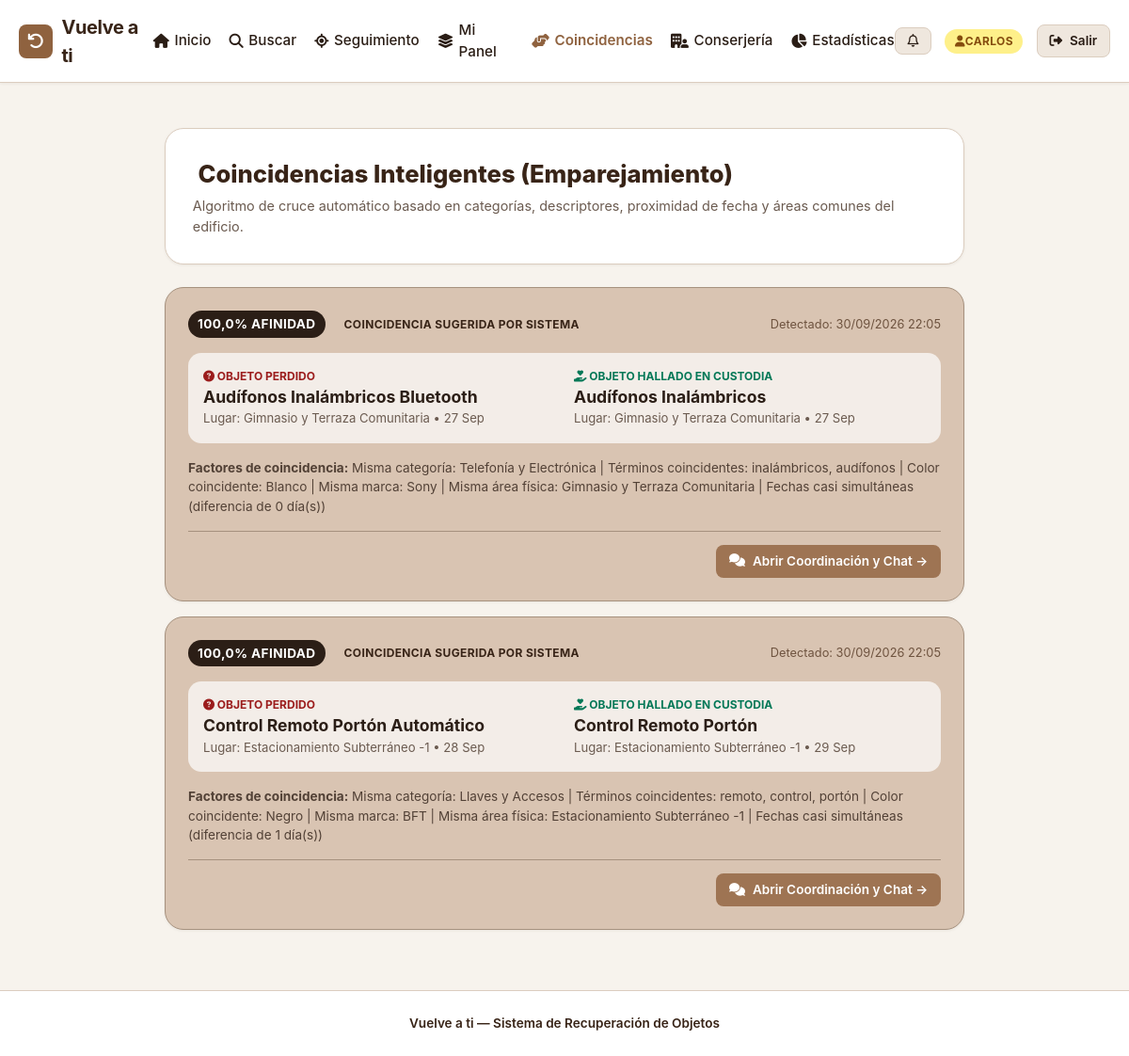
Screenshot of /coincidencias/ (signed in) with the database file from the repository.
### recuperacion/models.py (models this page shows, shortened)
class Usuario(AbstractUser):
    ROL_CHOICES = [
        ('residente', 'Residente / Ciudadano'),
        ('conserje', 'Encargado de Recinto / Conserje'),
        ('admin', 'Administrador del Edificio'),
    ]
    rol = models.CharField(max_length=20, choices=ROL_CHOICES, default='residente')
    telefono = models.CharField(max_length=25, blank=True, null=True)
    departamento_torre = models.CharField(
        max_length=80,
        blank=True,
        null=True,
        help_text="Ejemplo: Torre A - Depto 502 / Oficina 301"
    )
    def es_conserje_o_admin(self):
        return self.rol in ['conserje', 'admin'] or self.is_superuser

class Coincidencia(models.Model):
    ESTADO_CHOICES = [
        ('sugerida', 'Coincidencia Sugerida por Sistema'),
        ('en_verificacion', 'En Verificación con Conserjería'),
        ('confirmada', 'Confirmada por Propietario'),
        ('descartada', 'Descartada / Falso Positivo'),
        ('resuelta', 'Resuelta / Objeto Entregado'),
    ]
    objeto_perdido = models.ForeignKey(
        Objeto,
        on_delete=models.CASCADE,
        related_name='coincidencias_como_perdido'
    )
    objeto_encontrado = models.ForeignKey(
        Objeto,
        on_delete=models.CASCADE,
        related_name='coincidencias_como_encontrado'
    )
    porcentaje_similitud = models.FloatField(
        help_text="Puntaje de afinidad calculado entre 0% y 100%"
    )
    criterios_match = models.TextField(
        blank=True,
        help_text="Detalle estructurado de factores coincidentes (categoría, color, lugar, fechas)"
    )
    estado = models.CharField(max_length=25, choices=ESTADO_CHOICES, default='sugerida')
    fecha_coincidencia = models.DateTimeField(auto_now_add=True)
    class Meta:
        verbose_name = "Coincidencia de Objetos"
        verbose_name_plural = "Coincidencias de Objetos"
        unique_together = ('objeto_perdido', 'objeto_encontrado')
        ordering = ['-porcentaje_similitud', '-fecha_coincidencia']

class Objeto(models.Model):
    TIPO_CHOICES = [
        ('perdido', 'Objeto Perdido (Reportado por Dueño)'),
        ('encontrado', 'Objeto Encontrado (En Custodia o Reportado por Vecino)'),
    ]
    ESTADO_CHOICES = [
        ('registrado', 'Registrado (En Búsqueda / En Custodia)'),
        ('en_verificacion', 'En Verificación (Proceso de Cotejo)'),
        ('entregado', 'Entregado al Propietario'),
        ('dado_de_baja', 'Dado de Baja / Descartado'),
    ]
    codigo_seguimiento = models.CharField(
        max_length=20,
        unique=True,
        default=generar_codigo_seguimiento
    )
    tipo_registro = models.CharField(max_length=20, choices=TIPO_CHOICES)
    usuario_reporta = models.ForeignKey(
        Usuario,
        on_delete=models.SET_NULL,
        null=True,
        blank=True,
        related_name='objetos_reportados',
        help_text="Usuario registrado que reporta (null si es reporte de invitado/visitante)"
    )
    es_invitado = models.BooleanField(
        default=False,
        help_text="Indica si el reporte fue registrado por un visitante o usuario no autenticado"
    )
    contacto_nombre = models.CharField(
        max_length=120,
        blank=True,
        default='',
        help_text="Nombre completo de contacto para reportes de invitados"
    )
    contacto_email = models.EmailField(
        blank=True,
        default='',
        help_text="Correo electrónico de contacto para avisos"
    )
    contacto_telefono = models.CharField(
        max_length=30,
        blank=True,
        default='',
        help_text="Teléfono o WhatsApp de contacto"
    )
    categoria = models.ForeignKey(CategoriaObjeto, on_delete=models.PROTECT)
    subcategoria = models.CharField(
        max_length=100,
        help_text="Ejemplo: Control Remoto Portón, Audífonos Sony, Tarjeta bip"
    )
    color_principal = models.CharField(
        max_length=50,
        help_text="Ejemplo: Negro, Azul marino, Plateado, Rojo"
    )
    marca = models.CharField(max_length=80, blank=True, default='')
    ubicacion = models.ForeignKey(
        Recinto,
        on_delete=models.PROTECT,
        related_name='objetos_registrados',
        help_text="Área o sector del edificio donde ocurrió el hallazgo o extravío"
    )
    ubicacion_bodega = models.CharField(
        max_length=100,
        blank=True,
        default='',
        help_text="Casillero, locker o estante físico en recepción (solo para objetos encontrados)"
    )
    descripcion_publica = models.TextField(
        help_text="Detalles generales visibles para la búsqueda sin exponer información crítica"
    )
    clave_verificacion_privada = models.TextField(
        help_text="Detalle exclusivo e invisible públicamente para validar pertenencia (ej: stickers, roturas internas, número serial)"
    )
    fecha_suceso = models.DateField(
        help_text="Fecha aproximada en que se perdió o se encontró el objeto"
    )
    fecha_registro = models.DateTimeField(auto_now_add=True)
    estado = models.CharField(max_length=25, choices=ESTADO_CHOICES, default='registrado')
    token_retiro = models.CharField(
        max_length=6,
        default=generar_token_retiro,
        help_text="Código numérico de 6 dígitos para retiro seguro en mesón"
    )
    entregado_a = models.ForeignKey(
        Usuario,
        on_delete=models.SET_NULL,
        null=True,
        blank=True,
        related_name='objetos_recibidos'
    )
    entregado_por = models.ForeignKey(
        Usuario,
        on_delete=models.SET_NULL,
        null=True,
        blank=True,
        related_name='objetos_entregados_por'
    )
    fecha_entrega = models.DateTimeField(null=True, blank=True)
    observaciones_entrega = models.TextField(blank=True, default='')
    class Meta:
        verbose_name = "Objeto"
        verbose_name_plural = "Objetos"
        ordering = ['-fecha_registro']

class Recinto(models.Model):
    TIPO_CHOICES = [
        ('area_comun', 'Área Común / Tránsito'),
        ('punto_custodia', 'Punto de Custodia / Bodega / Conserjería'),
    ]
    nombre = models.CharField(max_length=120)
    tipo = models.CharField(max_length=20, choices=TIPO_CHOICES, default='area_comun')
    descripcion = models.TextField(blank=True)
    encargado = models.ForeignKey(
        Usuario,
        on_delete=models.SET_NULL,
        null=True,
        blank=True,
        related_name='recintos_a_cargo'
    )
    activo = models.BooleanField(default=True)
    class Meta:
        verbose_name = "Recinto o Ubicación"
        verbose_name_plural = "Recintos y Ubicaciones"
        ordering = ['nombre']

### recuperacion/views.py (the view)
# urls.py: path('coincidencias/', views.coincidencias_lista, name='coincidencias_lista'),
@login_required
def coincidencias_lista(request):
    user = request.user
    if user.es_conserje_o_admin():
        coincidencias = Coincidencia.objects.all().select_related(
            'objeto_perdido', 'objeto_encontrado', 'objeto_perdido__categoria'
        )
    else:
        coincidencias = Coincidencia.objects.filter(
            Q(objeto_perdido__usuario_reporta=user) | Q(objeto_encontrado__usuario_reporta=user)
        ).select_related('objeto_perdido', 'objeto_encontrado', 'objeto_perdido__categoria')
    return render(request, 'recuperacion/coincidencias_lista.html', {
        'coincidencias': coincidencias,
    })

### templates/recuperacion/coincidencias_lista.html (shortened to what this page needs)
{% extends 'base.html' %}
{% load static %}
{% block content %}
<div style="max-width: 850px; margin: 1rem auto; display: flex; flex-direction: column; gap: 1.5rem;">
  <div style="background-color: var(--color-surface); border: 1px solid var(--color-border); border-radius: var(--radius-lg); padding: 1.8rem; box-shadow: var(--shadow-sm);">
    <h1 style="font-size: 1.6rem; font-weight: 800; color: var(--color-primary-dark); margin-bottom: 0.25rem;">
       Coincidencias Inteligentes (Emparejamiento)
    </h1>
    <p style="font-size: 0.9rem; color: var(--color-text-muted);">
      Algoritmo de cruce automático basado en categorías, descriptores, proximidad de fecha y áreas comunes del edificio.
    </p>
  </div>
  {% if coincidencias %}
    <div style="display: flex; flex-direction: column; gap: 1rem;">
      {% for match in coincidencias %}
        <div class="card card-beige" style="border-radius: var(--radius-lg); padding: 1.5rem; display: flex; flex-direction: column; gap: 1rem; box-shadow: var(--shadow-sm);">
          <div style="display: flex; justify-content: space-between; align-items: center; flex-wrap: wrap; gap: 0.5rem;">
            <div style="display: flex; align-items: center; gap: 0.6rem;">
              <span class="badge" style="background: #2B1E16; color: #FFF; font-size: 0.85rem; padding: 4px 10px;">
                {{ match.porcentaje_similitud }}% AFINIDAD
              </span>
              <span class="badge badge-{{ match.estado }}">{{ match.get_estado_display }}</span>
            </div>
            <span style="font-size: 0.8rem; color: #6E533F;">
              Detectado: {{ match.fecha_coincidencia|date:"d/m/Y H:i" }}
            </span>
          </div>
          <div class="grid-2" style="background: rgba(255,255,255,0.7); padding: 1rem; border-radius: var(--radius-md);">
            <div>
              <div style="font-size: 0.75rem; text-transform: uppercase; font-weight: 700; color: #9B1C1C;">
                <i class="fa-solid fa-circle-question"></i> Objeto Perdido
              </div>
              <strong style="font-size: 1.1rem; color: #2B1E16;">{{ match.objeto_perdido.subcategoria }}</strong>
              <div style="font-size: 0.82rem; color: var(--color-text-muted);">
                Lugar: {{ match.objeto_perdido.ubicacion.nombre }} &bull; {{ match.objeto_perdido.fecha_suceso|date:"d M" }}
              </div>
            </div>
            <div>
              <div style="font-size: 0.75rem; text-transform: uppercase; font-weight: 700; color: #047857;">
                <i class="fa-solid fa-hand-holding-heart"></i> Objeto Hallado en Custodia
              </div>
              <strong style="font-size: 1.1rem; color: #2B1E16;">{{ match.objeto_encontrado.subcategoria }}</strong>
              <div style="font-size: 0.82rem; color: var(--color-text-muted);">
                Lugar: {{ match.objeto_encontrado.ubicacion.nombre }} &bull; {{ match.objeto_encontrado.fecha_suceso|date:"d M" }}
              </div>
            </div>
          </div>
          <div style="font-size: 0.85rem; color: #524136;">
            <strong>Factores de coincidencia:</strong> {{ match.criterios_match }}
          </div>
          <div style="border-top: 1px solid var(--color-border-dark); padding-top: 0.85rem; display: flex; justify-content: flex-end; gap: 0.6rem;">
            <a href="{% url 'detalle_coincidencia' match.id %}" class="btn btn-primary btn-sm">
              <i class="fa-solid fa-comments"></i> Abrir Coordinación y Chat &rarr;
            </a>
          </div>
        </div>
      {% endfor %}
    </div>
  {% endif %}
</div>
{% endblock %}

### templates/base.html (shortened to what this page needs)
{% load static %}
<!DOCTYPE html>
<html lang="es">
<head>
  <link rel="stylesheet" href="https://cdnjs.cloudflare.com/ajax/libs/font-awesome/6.4.0/css/all.min.css">
  <link rel="stylesheet" href="{% static 'css/styles.css' %}">
</head>
<body>
  <nav class="navbar">
    <div class="container nav-container">
      <a href="{% url 'home' %}" class="nav-brand">
        <div class="brand-icon">
          <i class="fa-solid fa-arrow-rotate-left"></i>
        </div>
        <span>Vuelve a ti</span>
      </a>
      <ul class="nav-links">
        <li>
          <a href="{% url 'home' %}" class="nav-link {% if request.resolver_match.url_name == 'home' %}active{% endif %}">
            <i class="fa-solid fa-house"></i> Inicio
          </a>
        </li>
        <li>
          <a href="{% url 'buscar_objetos' %}" class="nav-link {% if request.resolver_match.url_name == 'buscar_objetos' %}active{% endif %}">
            <i class="fa-solid fa-magnifying-glass"></i> Buscar
          </a>
        </li>
        <li>
          <a href="{% url 'consultar_seguimiento' %}" class="nav-link {% if request.resolver_match.url_name == 'consultar_seguimiento' %}active{% endif %}">
            <i class="fa-solid fa-location-crosshairs"></i> Seguimiento
          </a>
        </li>
        {% if user.is_authenticated %}
          <li>
            <a href="{% url 'dashboard' %}" class="nav-link {% if request.resolver_match.url_name == 'dashboard' %}active{% endif %}">
              <i class="fa-solid fa-layer-group"></i> Mi Panel
            </a>
          </li>
          <li>
            <a href="{% url 'coincidencias_lista' %}" class="nav-link {% if request.resolver_match.url_name == 'coincidencias_lista' %}active{% endif %}">
              <i class="fa-solid fa-handshake-angle"></i> Coincidencias
            </a>
          </li>
          {% if user.es_conserje_o_admin %}
            <li>
              <a href="{% url 'conserjeria_panel' %}" class="nav-link {% if request.resolver_match.url_name == 'conserjeria_panel' %}active{% endif %}">
                <i class="fa-solid fa-building-user"></i> Conserjería
              </a>
            </li>
            <li>
              <a href="{% url 'metricas' %}" class="nav-link {% if request.resolver_match.url_name == 'metricas' %}active{% endif %}">
                <i class="fa-solid fa-chart-pie"></i> Estadísticas
              </a>
            </li>
          {% endif %}
        {% endif %}
      </ul>
      <div style="display: flex; align-items: center; gap: 0.9rem;">
        {% if user.is_authenticated %}
          <div style="position: relative;" id="dropdown-notificaciones-container">
            <a href="{% url 'coincidencias_lista' %}" class="btn btn-secondary btn-sm" style="position: relative;" title="Notificaciones">
              <i class="fa-regular fa-bell"></i>
            </a>
          </div>
          <span class="badge {% if user.rol == 'admin' %}badge-perdido{% elif user.rol == 'conserje' %}badge-en_verificacion{% else %}badge-registrado{% endif %}">
            <i class="fa-solid fa-user me-1"></i> {{ user.first_name|default:user.username }}
          </span>
          <a href="{% url 'logout' %}" class="btn btn-secondary btn-sm" title="Cerrar sesión">
            <i class="fa-solid fa-right-from-bracket"></i> Salir
          </a>
        {% else %}
          <a href="{% url 'reportar_perdido' %}" class="btn btn-primary btn-sm" title="Reportar objeto sin cuenta">
            <i class="fa-solid fa-plus"></i> Reportar
          </a>
          <a href="{% url 'login' %}" class="btn btn-secondary btn-sm">Ingresar</a>
          <a href="{% url 'registro' %}" class="btn btn-secondary btn-sm">Registro</a>
        {% endif %}
      </div>
    </div>
  </nav>
  <main class="container" style="padding-top: 1rem; padding-bottom: 3rem; flex: 1;">
    {% block content %}{% endblock %}
  </main>
  <footer>
    <div class="container">
      <p style="font-weight: 600; color: var(--color-primary-dark); margin: 0;">
        Vuelve a ti — Sistema de Recuperación de Objetos
      </p>
    </div>
  </footer>
</body>
</html>

### rows the page displays
Usuario: first_name "CARLOS"
Coincidencia: porcentaje_similitud "100,0", estado "COINCIDENCIA SUGERIDA POR SISTEMA", fecha_coincidencia "30/09/2026 22:05", objeto_perdido.subcategoria "Audífonos Inalámbricos Bluetooth", objeto_perdido.ubicacion.nombre "Gimnasio y Terraza Comunitaria", objeto_perdido.fecha_suceso "27 Sep", objeto_encontrado.subcategoria "Audífonos Inalámbricos", objeto_encontrado.ubicacion.nombre "Gimnasio y Terraza Comunitaria", objeto_encontrado.fecha_suceso "27 Sep", criterios_match "Misma categoría: Telefonía y Electrónica | Términos coincidentes: inalámbricos, audífonos | Color coincidente: Blanco | Misma marca: Sony | Misma área física: Gimnasio y Terraza Comunitaria | Fechas casi simultáneas (diferencia de 0 día(s))"
Coincidencia: porcentaje_similitud "100,0", estado "COINCIDENCIA SUGERIDA POR SISTEMA", fecha_coincidencia "30/09/2026 22:05", objeto_perdido.subcategoria "Control Remoto Portón Automático", objeto_perdido.ubicacion.nombre "Estacionamiento Subterráneo -1", objeto_perdido.fecha_suceso "28 Sep", objeto_encontrado.subcategoria "Control Remoto Portón", objeto_encontrado.ubicacion.nombre "Estacionamiento Subterráneo -1", objeto_encontrado.fecha_suceso "29 Sep", criterios_match "Misma categoría: Llaves y Accesos | Términos coincidentes: remoto, control, portón | Color coincidente: Negro | Misma marca: BFT | Misma área física: Estacionamiento Subterráneo -1 | Fechas casi simultáneas (diferencia de 1 día(s))"
